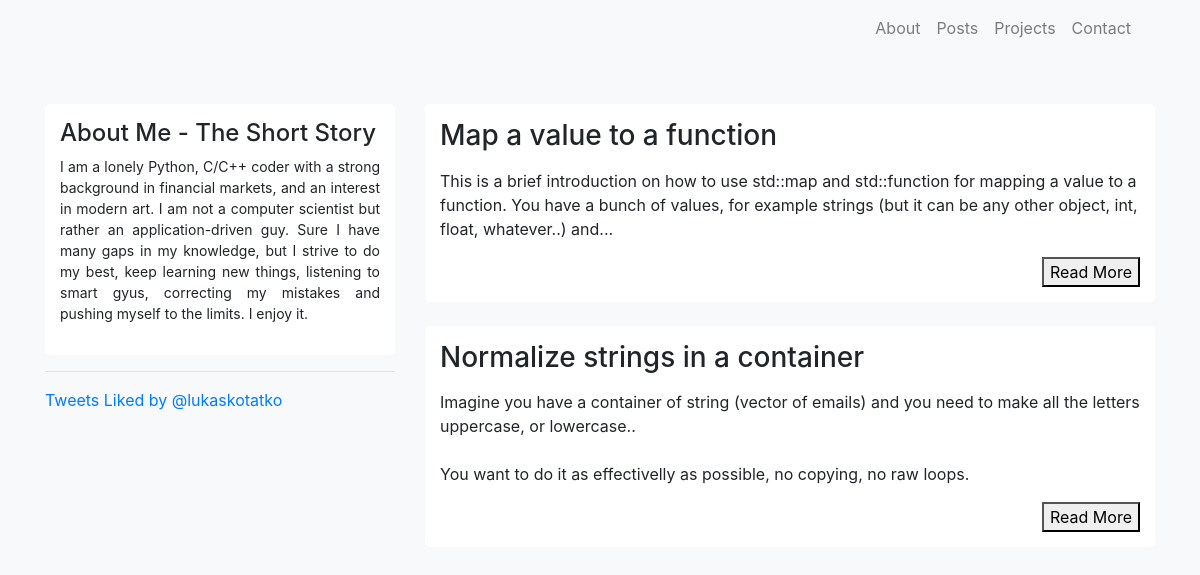
The page / on the database its author committed.
### application/models.py (models this page shows, shortened)
class PostModel(db.Model):
    __tablename__ = "posts"
    id = db.Column(db.Integer, primary_key=True)
    title = db.Column(db.String(128), unique=False, nullable=False)
    body = db.Column(db.Text, unique=False, nullable=False)
    tags = db.Column(db.Text, unique=False, nullable=True)
    time_posted = db.Column(db.DateTime, unique=False, nullable=False)

### application/routes.py (the view)
@app.route('/')
def index():
    posts = PostModel.query.all()
    return render_template("posts.html", posts=posts)

### application/templates/posts.html (shortened to what this page needs)
{% extends 'layout.html' %}
{% block content %}
<div class="row">
    <div class="container col-sm-4" style="text-align: justify">
        <div class="mycontainer">
            <h4>About Me - The Short Story</h4>
            <p class="about">I am a lonely Python, C/C++ coder with a strong background in financial markets, and an interest in modern art. I am not a computer scientist but rather an application-driven guy. Sure I have many gaps in my knowledge, but I strive to do my best, keep learning new things, listening to smart gyus, correcting my mistakes and pushing myself to the limits. I enjoy it.</p>
        </div>
        <hr>
        <div>
            <a class="twitter-timeline" data-theme="light" href="https://twitter.com/lukaskotatko/likes?ref_src=twsrc%5Etfw">Tweets Liked by @lukaskotatko</a>
        </div>
    </div>
    <div class="container col-sm-8">
        {% for post in posts %}
        <article class="mycontainer">
            <h3>{{ post.title }}</h3>
            <p>{{ post.body | safe | truncate(220) }}
            </p>
            <div style="text-align: right">
                <a href="{{ url_for('post', post_id = post.id) }}"><button class="uk-button uk-button-small">Read More</button></a>
            </div>
        </article>
        <br>
        {% endfor %}
    </div>
</div>
{% endblock %}

### application/templates/layout.html (shortened to what this page needs)
<!DOCTYPE html>
<html lang="en">
<head>
    <link rel="stylesheet" href="https://stackpath.bootstrapcdn.com/bootstrap/4.5.0/css/bootstrap.min.css">
    <link rel="stylesheet" href="https://cdn.jsdelivr.net/npm/uikit@3.4.1/dist/css/uikit.min.css" />
    <link rel="stylesheet" href="{{ url_for('static', filename='css/style.css')}}">
</head>
<body>
    {% include 'partials/navbar-top.html' %}
    <div class="container pt-5">
        {% block content %} {% endblock %}
    </div>
</body>
</body>
</html>

### application/templates/partials/navbar-top.html (shortened to what this page needs)
<div class="container">
<nav class="navbar navbar-expand-lg navbar-light bg-light">
    <div class="collapse navbar-collapse" id="navbarTogglerDemo02">
      <ul class="navbar-nav ml-auto">
        <li class="nav-item">
            <a class="nav-link" href="{{ url_for('about')}}">About</a>
          </li>
        <li class="nav-item">
          <a class="nav-link" href="{{ url_for('posts')}}">Posts</a>
        </li>
        <li class="nav-item">
            <a class="nav-link" href="{{ url_for('projects')}}">Projects</a>
        </li>
        <li class="nav-item">
            <a class="nav-link" href="{{ url_for('contact')}}">Contact</a>
        </li>
      </ul>
    </div>
  </nav>
</div>

### application/static/css/style.css (style rules this page uses)
body { background-color: #F8F9FA; }
.mycontainer { background-color: white; padding: 15px; border-radius: 5px; }
.about { font-size: 14px; }

### rows shown on the page
PostModel: title "Map a value to a function", body "This is a brief introduction on how to use std::map and std::function for mapping a value to a function. You have a bunch of values, for example strings (but it can be any other object, int, float, whatever..) and..."
PostModel: title "Normalize strings in a container", body "Imagine you have a container of string (vector of emails) and you need to make all the letters uppercase, or lowercase.. You want to do it as effectivelly as possible, no copying, no raw loops."
